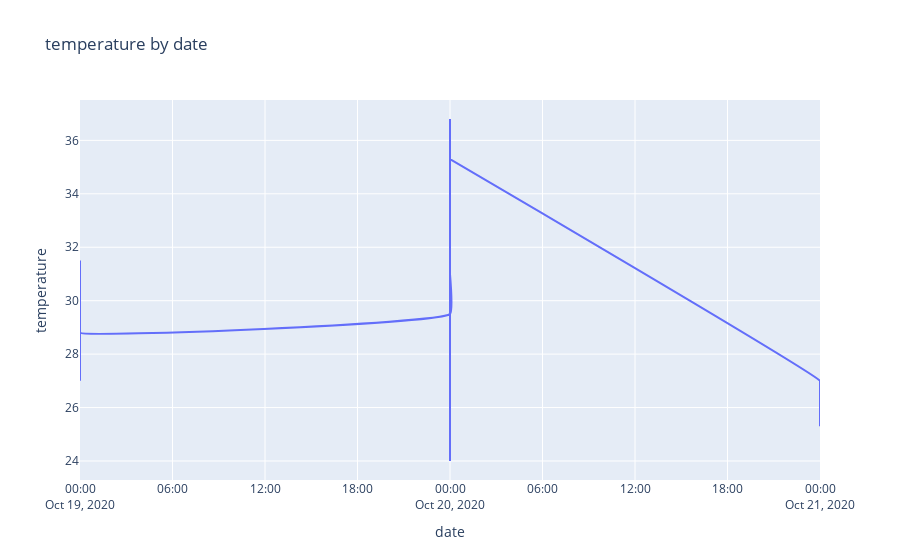

The cell this chart's notebook holds for it:
### Code cell
df = temperature
if isinstance(df, (pd.DatetimeIndex, pd.MultiIndex)):
    df = df.to_frame(index=False)

df = df.reset_index().drop('index', axis=1, errors='ignore')
df.columns = [str(c) for c in df.columns]

chart_data = pd.concat([
    df['date'],
    df['temperature'],
], axis=1)
chart_data = chart_data.sort_values(['date'])
chart_data = chart_data.rename(columns={'date': 'x'})
chart_data = chart_data.dropna()

charts = []
line_cfg = {'line': {'shape': 'spline', 'smoothing': 0.3}, 'mode': 'lines'}
charts.append(go.Scatter(
    x=chart_data['x'], y=chart_data['temperature'], name='temperature', **line_cfg
))
figure = go.Figure(data=charts, layout=go.Layout({
    'legend': {'orientation': 'h'},
    'title': {'text': 'temperature by date'},
    'xaxis': {'title': {'text': 'date'}},
    'yaxis': {'title': {'text': 'temperature'}}
}))



from plotly.offline import iplot, init_notebook_mode

init_notebook_mode(connected=True)
figure.pop('id', None)
iplot(figure)

### Figure 1 — Plotly figure (JSON) as saved in the notebook; plotly's stock layout.template omitted (floating-point values rounded to 4 significant figures; data arrays with more than 128 entries replaced by an {"elided": "..."} marker saying what was removed)
{"data": [{"line": {"shape": "spline", "smoothing": 0.3}, "mode": "lines", "name": "temperature", "type": "scatter", "x": {"elided": "313 str values"}, "y": {"elided": "313 float values"}}], "layout": {"legend": {"orientation": "h"}, "title": {"text": "temperature by date"}, "xaxis": {"title": {"text": "date"}}, "yaxis": {"title": {"text": "temperature"}}}}
